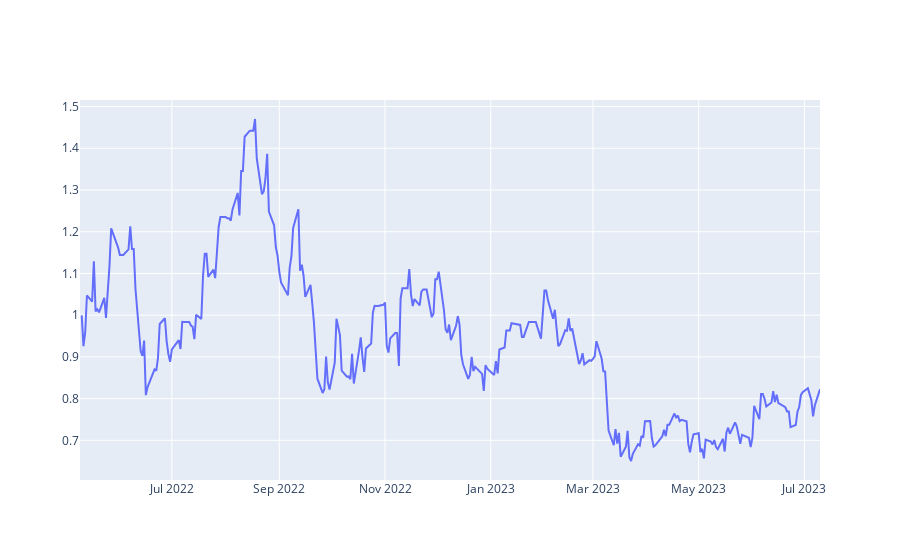

Write notebook code for a chart like this one.
### Code cell
# Filter data for the test period
test_data = df.loc[test_split_idx+1:].copy()
test_data['Predictions'] = y_pred  # Store predictions in a new column

# Calculate daily returns
test_data['Returns'] = test_data['Close'].pct_change()

# Shift returns by one day to align with signal execution
test_data['Strategy_Returns'] = test_data['Predictions'].shift(1) * test_data['Returns']

# Calculate cumulative returns
test_data['Cumulative_Returns'] = (1 + test_data['Strategy_Returns']).cumprod()

# Calculate profitability
profitability = test_data['Cumulative_Returns'].iloc[-1] - 1

print(f"Profitability: {profitability:.2%}")

# Plot cumulative returns
fig = go.Figure(data=[go.Scatter(x=test_data.Date, y=test_data.Cumulative_Returns, name='Cumulative Returns')])
fig.show()

### Figure 1 — Plotly figure (JSON) as saved in the notebook; plotly's stock layout.template omitted (floating-point values rounded to 4 significant figures; data arrays with more than 128 entries replaced by an {"elided": "..."} marker saying what was removed)
{"data": [{"name": "Cumulative Returns", "type": "scatter", "x": {"elided": "294 str values"}, "y": {"elided": "294 float values"}}], "layout": {}}
